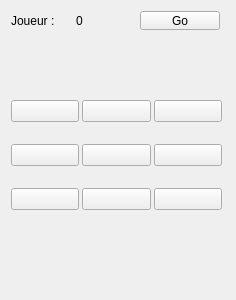
<?xml version="1.0" encoding="UTF-8"?>
<ui version="4.0">
 <class>MainWindow</class>
 <widget class="QMainWindow" name="MainWindow">
  <property name="geometry">
   <rect>
    <x>0</x>
    <y>0</y>
    <width>236</width>
    <height>300</height>
   </rect>
  </property>
  <property name="windowTitle">
   <string>morpion</string>
  </property>
  <widget class="QWidget" name="centralWidget">
   <widget class="QWidget" name="horizontalLayoutWidget">
    <property name="geometry">
     <rect>
      <x>0</x>
      <y>0</y>
      <width>231</width>
      <height>41</height>
     </rect>
    </property>
    <layout class="QHBoxLayout" name="horizontalLayout">
     <item>
      <widget class="QLabel" name="label">
       <property name="text">
        <string>Joueur :</string>
       </property>
      </widget>
     </item>
     <item>
      <widget class="QLabel" name="lblJoueur">
       <property name="text">
        <string>0</string>
       </property>
      </widget>
     </item>
     <item>
      <widget class="QPushButton" name="cmdGo">
       <property name="text">
        <string>Go</string>
       </property>
      </widget>
     </item>
    </layout>
   </widget>
   <widget class="QWidget" name="gridLayoutWidget">
    <property name="geometry">
     <rect>
      <x>0</x>
      <y>70</y>
      <width>233</width>
      <height>171</height>
     </rect>
    </property>
    <layout class="QGridLayout" name="gridLayout">
     <property name="spacing">
      <number>3</number>
     </property>
     <item row="6" column="0">
      <widget class="QPushButton" name="pushButton_7">
       <property name="text">
        <string/>
       </property>
      </widget>
     </item>
     <item row="6" column="2">
      <widget class="QPushButton" name="pushButton_9">
       <property name="text">
        <string/>
       </property>
      </widget>
     </item>
     <item row="4" column="1">
      <widget class="QPushButton" name="pushButton_2">
       <property name="text">
        <string/>
       </property>
      </widget>
     </item>
     <item row="4" column="2">
      <widget class="QPushButton" name="pushButton_3">
       <property name="text">
        <string/>
       </property>
      </widget>
     </item>
     <item row="4" column="0">
      <widget class="QPushButton" name="pushButton_1">
       <property name="text">
        <string/>
       </property>
      </widget>
     </item>
     <item row="5" column="2">
      <widget class="QPushButton" name="pushButton_6">
       <property name="text">
        <string/>
       </property>
      </widget>
     </item>
     <item row="5" column="0">
      <widget class="QPushButton" name="pushButton_4">
       <property name="text">
        <string/>
       </property>
      </widget>
     </item>
     <item row="5" column="1">
      <widget class="QPushButton" name="pushButton_5">
       <property name="text">
        <string/>
       </property>
      </widget>
     </item>
     <item row="6" column="1">
      <widget class="QPushButton" name="pushButton_8">
       <property name="text">
        <string/>
       </property>
      </widget>
     </item>
    </layout>
   </widget>
   <widget class="QLabel" name="lblFin">
    <property name="geometry">
     <rect>
      <x>0</x>
      <y>270</y>
      <width>231</width>
      <height>21</height>
     </rect>
    </property>
    <property name="text">
     <string/>
    </property>
   </widget>
  </widget>
 </widget>
 <layoutdefault spacing="6" margin="11"/>
 <resources/>
 <connections/>
</ui>
